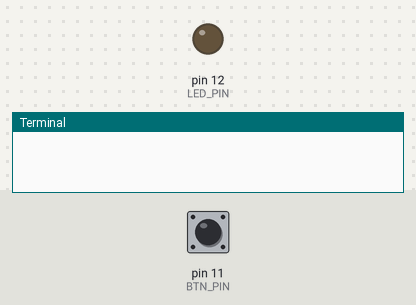
The program below on a simulated Raspberry Pi (header pin numbers). On the bench: output pins drawn as LEDs (lit = HIGH), the last lines printed to the terminal. Inputs (shaded band) come from the test bench; at power-on: pin 11 (BTN_PIN) HIGH. The clock reads 2024-03-15 10:24:30 at power-on unless the program sets it.

Above: at 1.2 s.
1.3 s: pin 11 (BTN_PIN) pulled LOW for 0.15 s
At 2.5 s:
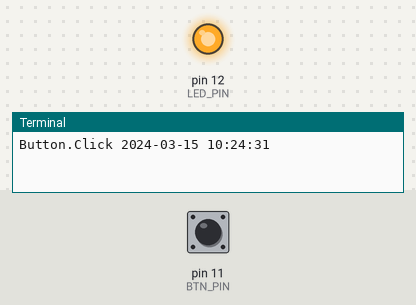
2.9 s: pin 11 (BTN_PIN) pulled LOW for 1 s
At 3.9 s:
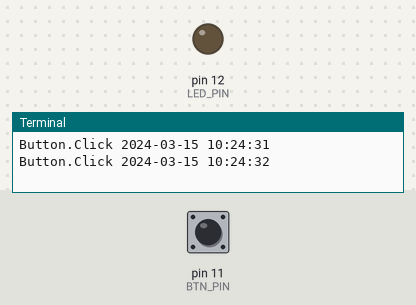
5.4 s: pin 11 (BTN_PIN) pulled LOW for 3.2 s
At 5.8 s:
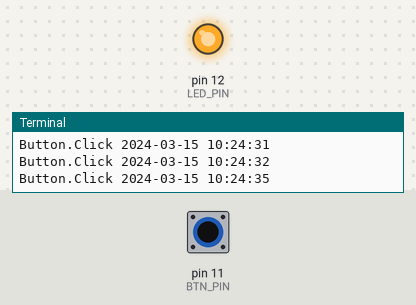
Timing chart, 0 to 8.4 s (numbered marks = the images above; inputs shaded):
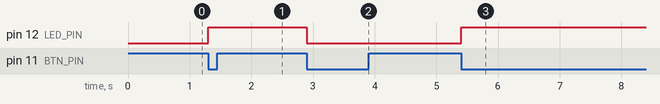

Measured:
- after the input at 1.3 s, pin 12 (LED_PIN): LOW → HIGH at once
- after the input at 2.9 s, pin 12 (LED_PIN): HIGH → LOW at once
- after the input at 5.4 s, pin 12 (LED_PIN): LOW → HIGH at once

The program:

push_button_control_led.py
```python
# (licence header left out)
import RPi.GPIO as GPIO
import time
from time import gmtime, strftime

GPIO.setmode(GPIO.BOARD)
BTN_PIN = 11
LED_PIN = 12
BOUNCE_TIME = 200
status = GPIO.LOW
GPIO.setup(BTN_PIN, GPIO.IN,pull_up_down=GPIO.PUD_UP)
GPIO.setup(LED_PIN, GPIO.OUT, initial=status)

def callback_function(channel):
	print("Button.Click"), strftime("%Y-%m-%d %H:%M:%S", gmtime())
	global status
	if status == GPIO.LOW:
		status = GPIO.HIGH
	else:
		status = GPIO.LOW
	GPIO.output(LED_PIN, status)

try:
	GPIO.add_event_detect(BTN_PIN, GPIO.FALLING, callback=callback_function, bouncetime=BOUNCE_TIME)

	while True:
		time.sleep(10)

except KeyboardInterrupt:
	print "Exception: KeyboardInterrupt"

finally:
	GPIO.cleanup()
```
